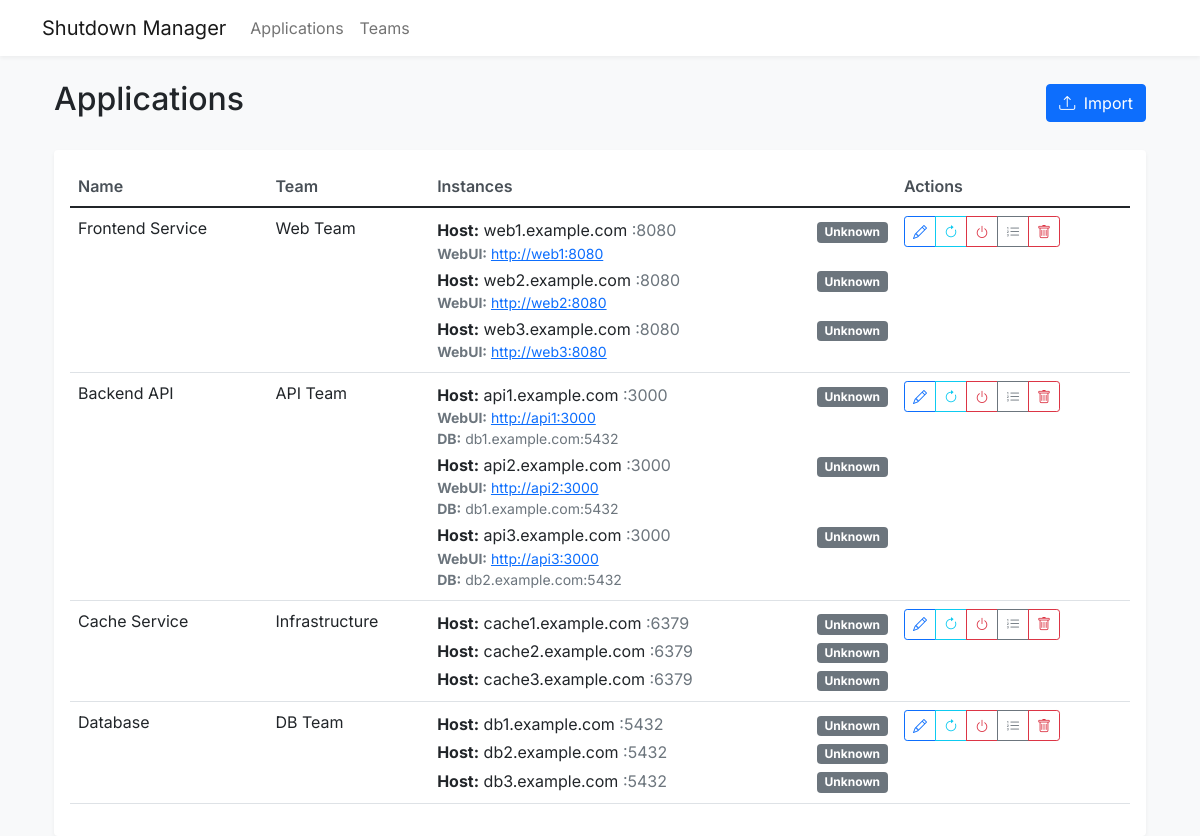
The page / on the database its author committed.
### app/models.py (models this page shows)
class Application(db.Model):
    id = db.Column(db.Integer, primary_key=True)
    name = db.Column(db.String(100), nullable=False)
    team_id = db.Column(db.Integer, db.ForeignKey('team.id'), nullable=False)
    shutdown_order = db.Column(db.Integer, default=100)
    _dependencies = db.Column('dependencies', db.Text, default='')
    instances = db.relationship('ApplicationInstance', backref='application', lazy=True, cascade='all, delete-orphan')
    @property
    def dependencies(self):
        return self._dependencies.split(';') if self._dependencies else []
    @dependencies.setter
    def dependencies(self, value):
        if isinstance(value, list):
            self._dependencies = ';'.join(value)
        else:
            self._dependencies = value

class Team(db.Model):
    id = db.Column(db.Integer, primary_key=True)
    name = db.Column(db.String(100), unique=True, nullable=False)
    applications = db.relationship('Application', backref='team', lazy=True)

class ApplicationInstance(db.Model):
    id = db.Column(db.Integer, primary_key=True)
    application_id = db.Column(db.Integer, db.ForeignKey('application.id'), nullable=False)
    host = db.Column(db.String(200), nullable=False)
    port = db.Column(db.Integer)
    webui_url = db.Column(db.String(500))
    db_host = db.Column(db.String(200))
    status = db.Column(db.String(50), default='unknown')
    last_checked = db.Column(db.DateTime)
    __table_args__ = (
        db.UniqueConstraint('application_id', 'host', name='uix_app_host'),
    )

### app/routes.py (the view)
@main.route('/')
def index():
    applications = Application.query.all()
    return render_template('applications.html', applications=applications)

### app/templates/applications.html (shortened to what this page needs)
{% extends "base.html" %}
{% block content %}
<div class="container">
    <div class="d-flex justify-content-between align-items-center mb-4">
        <h2>Applications</h2>
        <div>
            <button class="btn btn-primary" onclick="showImportModal()">
                <i class="bi bi-upload me-1"></i> Import
            </button>
        </div>
    </div>
    <div class="card">
        <div class="card-body">
            <div class="table-responsive">
                <table class="table table-hover">
                    <thead>
                        <tr>
                            <th>Name</th>
                            <th>Team</th>
                            <th>Instances</th>
                            <th>Actions</th>
                        </tr>
                    </thead>
                    <tbody>
                        {% for app in applications %}
                        <tr>
                            <td>{{ app.name }}</td>
                            <td>{{ app.team.name }}</td>
                            <td>
                                {% for instance in app.instances %}
                                <div class="instance-row">
                                    <div class="d-flex justify-content-between align-items-center">
                                        <div>
                                            <strong>Host:</strong> {{ instance.host }}
                                            {% if instance.port %}
                                            <span class="text-muted">:{{ instance.port }}</span>
                                            {% endif %}
                                        </div>
                                        <div>
                                            {% if instance.status == 'running' %}
                                            <span class="badge bg-success">Running</span>
                                            {% elif instance.status == 'stopped' %}
                                            <span class="badge bg-danger">Stopped</span>
                                            {% else %}
                                            <span class="badge bg-secondary">Unknown</span>
                                            {% endif %}
                                        </div>
                                    </div>
                                    {% if instance.webui_url %}
                                    <div class="text-muted small">
                                        <strong>WebUI:</strong>
                                        <a href="{{ instance.webui_url }}" target="_blank">{{ instance.webui_url }}</a>
                                    </div>
                                    {% endif %}
                                    {% if instance.db_host %}
                                    <div class="text-muted small">
                                        <strong>DB:</strong> {{ instance.db_host }}
                                    </div>
                                    {% endif %}
                                </div>
                                {% endfor %}
                            </td>
                            <td>
                                <div class="btn-group">
                                    <button class="btn btn-sm btn-outline-primary"
                                            onclick="editApplication({{ app.id }})"
                                            data-bs-toggle="tooltip"
                                            data-bs-placement="top"
                                            title="Edit Application">
                                        <i class="bi bi-pencil"></i>
                                    </button>
                                    <button class="btn btn-sm btn-outline-info"
                                            onclick="checkStatus({{ app.id }})"
                                            data-bs-toggle="tooltip"
                                            data-bs-placement="top"
                                            title="Check Status">
                                        <i class="bi bi-arrow-clockwise"></i>
                                    </button>
                                    <button class="btn btn-sm btn-outline-danger"
                                            onclick="confirmShutdown({{ app.id }})"
                                            data-bs-toggle="tooltip"
                                            data-bs-placement="top"
                                            title="Shutdown Application">
                                        <i class="bi bi-power"></i>
                                    </button>
                                    <button class="btn btn-sm btn-outline-secondary"
                                            onclick="viewShutdownSequence({{ app.id }})"
                                            data-bs-toggle="tooltip"
                                            data-bs-placement="top"
                                            title="View Shutdown Sequence">
                                        <i class="bi bi-list-ol"></i>
                                    </button>
                                    <button class="btn btn-sm btn-outline-danger"
                                            onclick="confirmDeleteApplication({{ app.id }}, '{{ app.name }}')"
                                            data-bs-toggle="tooltip"
                                            data-bs-placement="top"
                                            title="Delete Application">
                                        <i class="bi bi-trash"></i>
                                    </button>
                                </div>
                            </td>
                        </tr>
                        {% endfor %}
                    </tbody>
                </table>
            </div>
        </div>
    </div>
</div>
{% endblock %}

### app/templates/base.html (shortened to what this page needs)
<!DOCTYPE html>
<html lang="en">
<head>
    <link href="https://cdn.jsdelivr.net/npm/bootstrap@5.1.3/dist/css/bootstrap.min.css" rel="stylesheet">
    <link href="https://cdn.jsdelivr.net/npm/bootstrap-icons@1.7.2/font/bootstrap-icons.css" rel="stylesheet">
</head>
<body>
    <nav class="navbar navbar-expand-lg navbar-light mb-4">
        <div class="container">
            <a class="navbar-brand" href="/">Shutdown Manager</a>
            <div class="collapse navbar-collapse" id="navbarNav">
                <ul class="navbar-nav">
                    <li class="nav-item">
                        <a class="nav-link" href="/">Applications</a>
                    </li>
                    <li class="nav-item">
                        <a class="nav-link" href="/teams">Teams</a>
                    </li>
                </ul>
            </div>
        </div>
    </nav>
    <main class="container">
        {% block content %}{% endblock %}
    </main>
</body>
</html>

### app/templates/base.html (style rules this page uses)
body { font-family: 'Inter', sans-serif; background-color: #f8f9fa; }
.navbar { background-color: #fff; box-shadow: 0 2px 4px rgba(0,0,0,.05); }
.card { border: none; box-shadow: 0 2px 4px rgba(0,0,0,.05); }
.table th { font-weight: 600; color: #495057; }
.btn-group > .btn { padding: .25rem .5rem; }

### app/templates/applications.html (style rules this page uses)
.instance-row { padding: 2px 0; }

### rows shown on the page
Application: name "Frontend Service", team.name "Web Team"
ApplicationInstance: host "web1.example.com", port "8080", status "Unknown", webui_url "http://web1:8080"
ApplicationInstance: host "web2.example.com", port "8080", status "Unknown", webui_url "http://web2:8080"
ApplicationInstance: host "web3.example.com", port "8080", status "Unknown", webui_url "http://web3:8080"
Application: name "Backend API", team.name "API Team"
ApplicationInstance: host "api1.example.com", port "3000", status "Unknown", webui_url "http://api1:3000", db_host "db1.example.com:5432"
ApplicationInstance: host "api2.example.com", port "3000", status "Unknown", webui_url "http://api2:3000", db_host "db1.example.com:5432"
ApplicationInstance: host "api3.example.com", port "3000", status "Unknown", webui_url "http://api3:3000", db_host "db2.example.com:5432"
Application: name "Cache Service", team.name "Infrastructure"
ApplicationInstance: host "cache1.example.com", port "6379", status "Unknown"
ApplicationInstance: host "cache2.example.com", port "6379", status "Unknown"
ApplicationInstance: host "cache3.example.com", port "6379", status "Unknown"
Application: name "Database", team.name "DB Team"
ApplicationInstance: host "db1.example.com", port "5432", status "Unknown"
ApplicationInstance: host "db2.example.com", port "5432", status "Unknown"
ApplicationInstance: host "db3.example.com", port "5432", status "Unknown"
